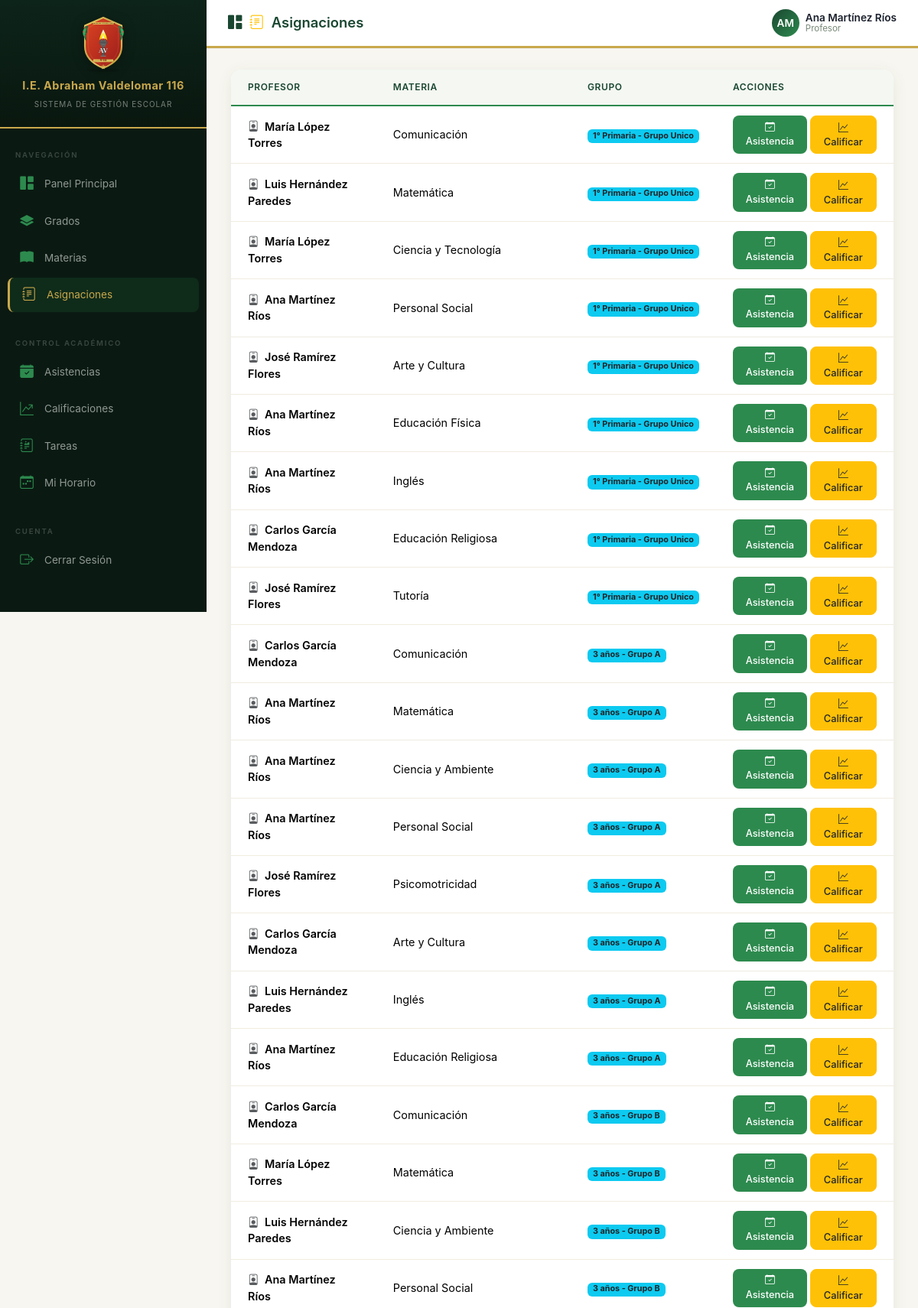
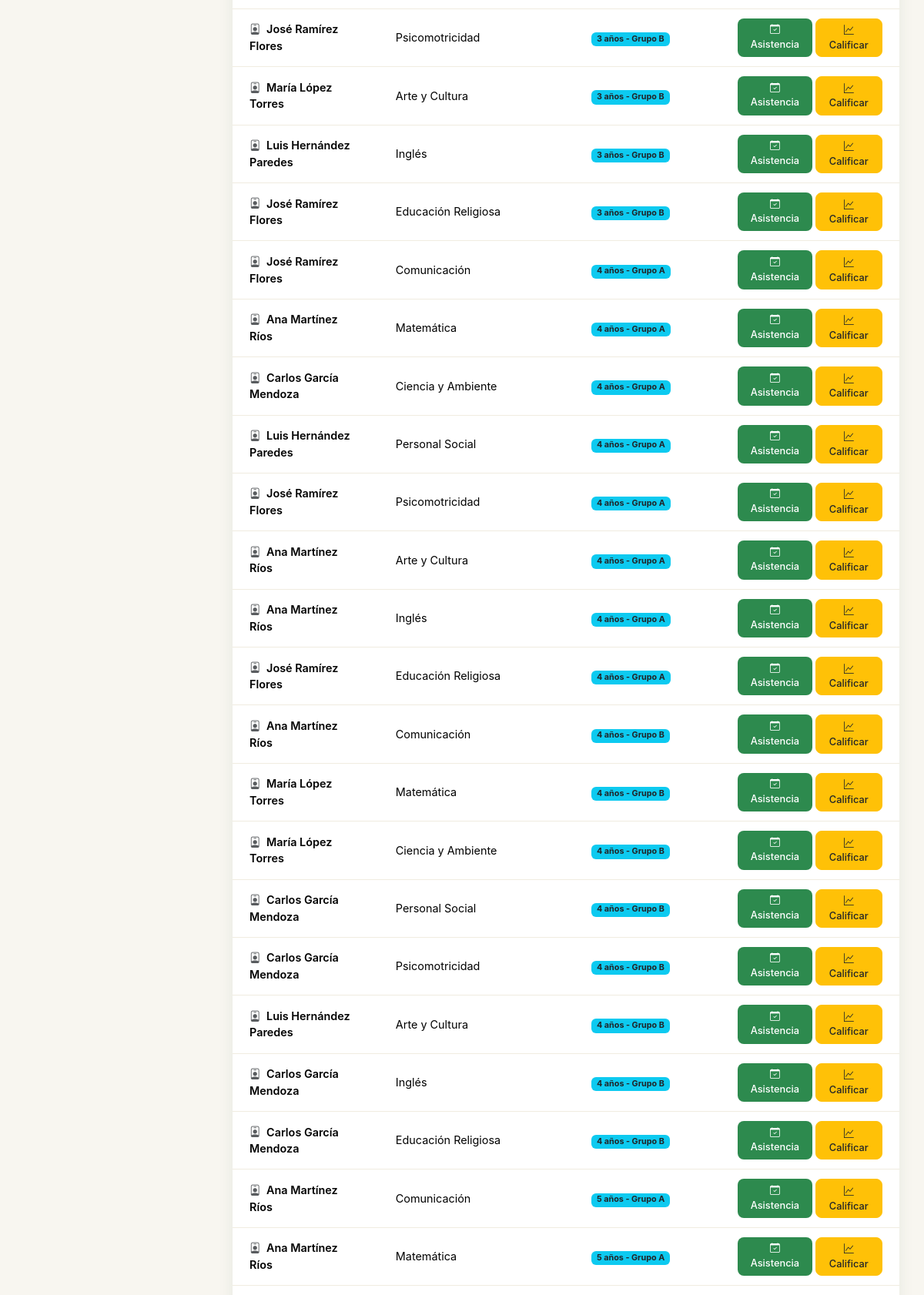
The page /academico/asignaciones/ (signed in, upper part) on the database its author committed (2 pictures, top to bottom).
### usuarios/models.py (models this page shows, shortened)
class Usuario(AbstractUser):
    TIPO_USUARIO = [
        ('admin', 'Administrador'),
        ('director', 'Director'),
        ('profesor', 'Profesor'),
        ('alumno', 'Alumno'),
        ('padre', 'Padre de Familia'),
    ]
    rol = models.CharField(max_length=20, choices=TIPO_USUARIO, default='alumno')
    dni = models.CharField(max_length=8, unique=True, blank=True, null=True, verbose_name='DNI')
    telefono = models.CharField(max_length=15, blank=True, null=True)
    direccion = models.TextField(blank=True, null=True)
    foto = models.ImageField(upload_to='fotos/', blank=True, null=True)
    especialidad = models.CharField(max_length=200, blank=True, null=True, verbose_name='Especialidad')
    titulo_profesional = models.CharField(max_length=200, blank=True, null=True, verbose_name='Título Profesional')
    fecha_nacimiento = models.DateField(blank=True, null=True, verbose_name='Fecha de Nacimiento')
    class Meta:
        verbose_name = 'Usuario'
        verbose_name_plural = 'Usuarios'

### academico/models.py (models this page shows, shortened)
class Asignacion(models.Model):
    profesor = models.ForeignKey(
        settings.AUTH_USER_MODEL,
        on_delete=models.CASCADE,
        related_name='asignaciones',
        limit_choices_to={'rol': 'profesor'},
    )
    materia = models.ForeignKey(Materia, on_delete=models.CASCADE, related_name='asignaciones')
    grupo = models.ForeignKey(Grupo, on_delete=models.CASCADE, related_name='asignaciones')
    class Meta:
        verbose_name = 'Asignación'
        verbose_name_plural = 'Asignaciones'
        unique_together = ['profesor', 'materia', 'grupo']

class Materia(models.Model):
    nombre = models.CharField(max_length=100)
    grado = models.ForeignKey(Grado, on_delete=models.CASCADE, related_name='materias')
    class Meta:
        verbose_name = 'Materia'
        verbose_name_plural = 'Materias'

class Grupo(models.Model):
    nombre = models.CharField(max_length=10, help_text="Ej: A, B, C, Único")
    grado = models.ForeignKey(Grado, on_delete=models.CASCADE, related_name='grupos')
    class Meta:
        verbose_name = 'Grupo'
        verbose_name_plural = 'Grupos'
    def __str__(self):
        return f"{self.grado.nombre} - Grupo {self.nombre}"

class Grado(models.Model):
    nombre = models.CharField(max_length=100)
    nivel = models.CharField(max_length=50, choices=[
        ('preescolar', 'Preescolar'),
        ('primaria', 'Primaria'),
        ('secundaria', 'Secundaria'),
    ])
    orden = models.IntegerField(help_text="Orden del grado (1, 2, 3, etc.)")
    class Meta:
        verbose_name = 'Grado'
        verbose_name_plural = 'Grados'
        ordering = ['nivel', 'orden']

### academico/views.py (the view)
# urls.py: path('asignaciones/', views.lista_asignaciones, name='lista_asignaciones'),
@login_required
def lista_asignaciones(request):
    asignaciones = Asignacion.objects.select_related('profesor', 'materia', 'grupo').all()
    return render(request, 'academico/asignaciones.html', {'asignaciones': asignaciones})

### templates/academico/asignaciones.html (shortened to what this page needs)
{% extends 'base.html' %}
{% block page_title %}<i class="bi bi-journal-text text-warning"></i> Asignaciones{% endblock %}
{% block content %}
{% with section='asignaciones' icon='journal-text' %}
<div class="table-container fade-in">
    <table class="table">
        <thead>
            <tr>
                <th>Profesor</th>
                <th>Materia</th>
                <th>Grupo</th>
                {% if user.rol == 'admin' or user.rol == 'profesor' %}
                <th>Acciones</th>
                {% endif %}
            </tr>
        </thead>
        <tbody>
            {% for a in asignaciones %}
            <tr>
                <td class="fw-semibold">
                    <i class="bi bi-person-badge me-1 text-muted"></i>
                    {{ a.profesor.get_full_name }}
                </td>
                <td>{{ a.materia.nombre }}</td>
                <td><span class="badge bg-info text-dark">{{ a.grupo }}</span></td>
                {% if user.rol == 'admin' or user.rol == 'profesor' %}
                <td>
                    <div class="d-flex gap-1">
                        <a href="{% url 'tomar_asistencia' a.id %}" class="btn btn-sm btn-success">
                            <i class="bi bi-calendar-check"></i> Asistencia
                        </a>
                        <a href="{% url 'registrar_calificaciones' a.id %}" class="btn btn-sm btn-warning text-dark">
                            <i class="bi bi-graph-up"></i> Calificar
                        </a>
                    </div>
                </td>
                {% endif %}
            </tr>
            {% endfor %}
        </tbody>
    </table>
</div>
{% endwith %}
{% endblock %}

### templates/base.html (shortened to what this page needs)
<!DOCTYPE html>
<html lang="es">
<head>
    <link href="https://cdn.jsdelivr.net/npm/bootstrap@5.3.3/dist/css/bootstrap.min.css" rel="stylesheet">
    <link rel="stylesheet" href="https://cdn.jsdelivr.net/npm/bootstrap-icons@1.11.3/font/bootstrap-icons.min.css">
    <link rel="stylesheet" href="/static/css/styles.css">
</head>
<body>
{% if user.is_authenticated %}
<div class="wrapper">
    <nav class="sidebar" id="sidebar">
        <div class="sidebar-header">
            <img src="/static/img/escudo.svg" alt="Escudo" class="escudo-img">
            <h3>I.E. Abraham Valdelomar 116</h3>
            <small>Sistema de Gestión Escolar</small>
        </div>
        <div class="sidebar-menu">
            {% if user.rol == 'alumno' %}
            <ul class="nav flex-column">
                <li class="nav-item active">
                    <a class="nav-link" href="{% url 'home' %}">
                        <i class="bi bi-house-fill"></i> Inicio
                    </a>
                </li>
            </ul>
            <div class="menu-label">Académico</div>
            <ul class="nav flex-column">
                <li class="nav-item">
                    <a class="nav-link" href="{% url 'mis_cursos' %}">
                        <i class="bi bi-briefcase-fill"></i> Mis Cursos
                    </a>
                </li>
                <li class="nav-item">
                    <a class="nav-link" href="{% url 'plan_estudios' %}">
                        <i class="bi bi-journal-bookmark-fill"></i> Plan de Estudios
                    </a>
                </li>
                <li class="nav-item">
                    <a class="nav-link" href="{% url 'mis_horarios' %}">
                        <i class="bi bi-clock-fill"></i> Mi Horario
                    </a>
                </li>
                <li class="nav-item">
                    <a class="nav-link" href="{% url 'lista_calificaciones' %}">
                        <i class="bi bi-star-fill"></i> Mis Notas
                    </a>
                </li>
                <li class="nav-item">
                    <a class="nav-link" href="{% url 'mis_asistencias' %}">
                        <i class="bi bi-clipboard2-check-fill"></i> Mi Asistencia
                    </a>
                </li>
                <li class="nav-item">
                    <a class="nav-link" href="{% url 'lista_tareas' %}">
                        <i class="bi bi-journal-text"></i> Tareas
                    </a>
                </li>
                <li class="nav-item">
                    <a class="nav-link" href="{% url 'lista_materias' %}">
                        <i class="bi bi-box-seam-fill"></i> Materiales
                    </a>
                </li>
            </ul>
            <div class="menu-label">Formación</div>
            <ul class="nav flex-column">
                <li class="nav-item">
                    <a class="nav-link disabled" href="#" tabindex="-1" aria-disabled="true" style="opacity:0.45;">
                        <i class="bi bi-heart-fill"></i> Conducta
                    </a>
                </li>
                <li class="nav-item">
                    <a class="nav-link disabled" href="#" tabindex="-1" aria-disabled="true" style="opacity:0.45;">
                        <i class="bi bi-award-fill"></i> Logros
                    </a>
                </li>
            </ul>
            <div class="menu-label">Comunicación</div>
            <ul class="nav flex-column">
                <li class="nav-item">
                    <a class="nav-link disabled" href="#" tabindex="-1" aria-disabled="true" style="opacity:0.45;">
                        <i class="bi bi-megaphone-fill"></i> Comunicados
                    </a>
                </li>
                <li class="nav-item">
                    <a class="nav-link disabled" href="#" tabindex="-1" aria-disabled="true" style="opacity:0.45;">
                        <i class="bi bi-chat-dots-fill"></i> Mensajes
                    </a>
                </li>
            </ul>
            <div class="menu-label">Cuenta</div>
            <ul class="nav flex-column">
                <li class="nav-item">
                    <a class="nav-link" href="{% url 'perfil' %}">
                        <i class="bi bi-person-fill"></i> Mi Perfil
                    </a>
                </li>
                <li class="nav-item">
                    <a class="nav-link disabled" href="#" tabindex="-1" aria-disabled="true" style="opacity:0.45;">
                        <i class="bi bi-gear-fill"></i> Configuración
                    </a>
                </li>
            </ul>
            <div class="sidebar-logout mt-auto">
                <form method="post" action="{% url 'logout' %}" class="d-inline w-100">
                    {% csrf_token %}
                    <button type="submit" class="sidebar-logout-btn">
                        <i class="bi bi-box-arrow-right"></i> Cerrar Sesión
                    </button>
                </form>
            </div>
            {% else %}
            <div class="menu-label">Navegación</div>
            <ul class="nav flex-column">
                <li class="nav-item">
                    <a class="nav-link" href="{% url 'home' %}">
                        <i class="bi bi-grid-1x2-fill"></i> Panel Principal
                    </a>
                </li>
                {% if user.rol == 'admin' or user.rol == 'director' or user.rol == 'profesor' %}
                <li class="nav-item">
                    <a class="nav-link" href="{% url 'lista_grados' %}">
                        <i class="bi bi-layers-fill"></i> Grados
                    </a>
                </li>
                {% endif %}
                <li class="nav-item">
                    <a class="nav-link" href="{% url 'lista_materias' %}">
                        <i class="bi bi-book-fill"></i> Materias
                    </a>
                </li>
                <li class="nav-item">
                    <a class="nav-link" href="{% url 'lista_asignaciones' %}">
                        <i class="bi bi-journal-text"></i> Asignaciones
                    </a>
                </li>
            </ul>
            <div class="menu-label mt-3">Control Académico</div>
            <ul class="nav flex-column">
                {% if user.rol == 'profesor' or user.rol == 'admin' or user.rol == 'director' %}
                <li class="nav-item">
                    <a class="nav-link" href="{% url 'lista_asistencias' %}">
                        <i class="bi bi-calendar-check-fill"></i> Asistencias
                    </a>
                </li>
                <li class="nav-item">
                    <a class="nav-link" href="{% url 'lista_calificaciones' %}">
                        <i class="bi bi-graph-up-arrow"></i> Calificaciones
                    </a>
                </li>
                {% endif %}
                <li class="nav-item">
                    <a class="nav-link" href="{% url 'lista_tareas' %}">
                        <i class="bi bi-journal-richtext"></i> Tareas
                    </a>
                </li>
                {% if user.rol == 'profesor' %}
                <li class="nav-item">
                    <a class="nav-link" href="{% url 'mis_horarios' %}">
                        <i class="bi bi-calendar-week"></i> Mi Horario
                    </a>
                </li>
                {% endif %}
            </ul>
            <div class="menu-label mt-3">Cuenta</div>
            <ul class="nav flex-column">
                <li class="nav-item">
                    <form method="post" action="{% url 'logout' %}" class="d-inline w-100">
                        <button type="submit" class="nav-link w-100 text-start" style="background:none;border:none;">
                            <i class="bi bi-box-arrow-right"></i> Cerrar Sesión
                        </button>
                    </form>
                </li>
            </ul>
            {% endif %}
        </div>
    </nav>
    <div class="content">
        <nav class="top-navbar">
            <div class="d-flex align-items-center gap-3">
                <div class="page-title">
                    <i class="bi bi-{{ icon|default:'grid-1x2-fill' }}"></i>
                    {% block page_title %}Panel Principal{% endblock %}
                </div>
            </div>
            <div class="user-dropdown dropdown">
                <div class="d-flex align-items-center gap-2" data-bs-toggle="dropdown">
                    <div class="user-avatar">
                        {{ user.first_name|first|upper }}{{ user.last_name|first|upper }}
                    </div>
                    <div class="user-info d-none d-md-block">
                        <div class="user-name">{{ user.get_full_name|default:user.username }}</div>
                        <div class="user-role">{{ user.get_rol_display }}</div>
                    </div>
                </div>
            </div>
        </nav>
        <main class="main-content">
            {% block content %}{% endblock %}
        </main>
    </div>
</div>
{% else %}
    {% block auth_content %}{% endblock %}
{% endif %}
</body>
</html>

### rows shown on the page
Usuario: first_name|first "A", last_name|first "M", get_full_name "Ana Martínez Ríos", rol "Profesor"
Asignacion: profesor.get_full_name "María López Torres", materia.nombre "Comunicación", grupo "1° Primaria - Grupo Unico", shows "Asistencia"
Asignacion: profesor.get_full_name "Luis Hernández Paredes", materia.nombre "Matemática", grupo "1° Primaria - Grupo Unico", shows "Asistencia"
Asignacion: profesor.get_full_name "María López Torres", materia.nombre "Ciencia y Tecnología", grupo "1° Primaria - Grupo Unico", shows "Asistencia"
Asignacion: profesor.get_full_name "Ana Martínez Ríos", materia.nombre "Personal Social", grupo "1° Primaria - Grupo Unico", shows "Asistencia"
Asignacion: profesor.get_full_name "José Ramírez Flores", materia.nombre "Arte y Cultura", grupo "1° Primaria - Grupo Unico", shows "Asistencia"
Asignacion: profesor.get_full_name "Ana Martínez Ríos", materia.nombre "Educación Física", grupo "1° Primaria - Grupo Unico", shows "Asistencia"
Asignacion: profesor.get_full_name "Ana Martínez Ríos", materia.nombre "Inglés", grupo "1° Primaria - Grupo Unico", shows "Asistencia"
Asignacion: profesor.get_full_name "Carlos García Mendoza", materia.nombre "Educación Religiosa", grupo "1° Primaria - Grupo Unico", shows "Asistencia"
Asignacion: profesor.get_full_name "José Ramírez Flores", materia.nombre "Tutoría", grupo "1° Primaria - Grupo Unico", shows "Asistencia"
Asignacion: profesor.get_full_name "Carlos García Mendoza", materia.nombre "Comunicación", grupo "3 años - Grupo A", shows "Asistencia"
Asignacion: profesor.get_full_name "Ana Martínez Ríos", materia.nombre "Matemática", grupo "3 años - Grupo A", shows "Asistencia"
Asignacion: profesor.get_full_name "Ana Martínez Ríos", materia.nombre "Ciencia y Ambiente", grupo "3 años - Grupo A", shows "Asistencia"
Asignacion: profesor.get_full_name "Ana Martínez Ríos", materia.nombre "Personal Social", grupo "3 años - Grupo A", shows "Asistencia"
Asignacion: profesor.get_full_name "José Ramírez Flores", materia.nombre "Psicomotricidad", grupo "3 años - Grupo A", shows "Asistencia"
Asignacion: profesor.get_full_name "Carlos García Mendoza", materia.nombre "Arte y Cultura", grupo "3 años - Grupo A", shows "Asistencia"
Asignacion: profesor.get_full_name "Luis Hernández Paredes", materia.nombre "Inglés", grupo "3 años - Grupo A", shows "Asistencia"
Asignacion: profesor.get_full_name "Ana Martínez Ríos", materia.nombre "Educación Religiosa", grupo "3 años - Grupo A", shows "Asistencia"
Asignacion: profesor.get_full_name "Carlos García Mendoza", materia.nombre "Comunicación", grupo "3 años - Grupo B", shows "Asistencia"
Asignacion: profesor.get_full_name "María López Torres", materia.nombre "Matemática", grupo "3 años - Grupo B", shows "Asistencia"
Asignacion: profesor.get_full_name "Luis Hernández Paredes", materia.nombre "Ciencia y Ambiente", grupo "3 años - Grupo B", shows "Asistencia"
Asignacion: profesor.get_full_name "Ana Martínez Ríos", materia.nombre "Personal Social", grupo "3 años - Grupo B", shows "Asistencia"
Asignacion: profesor.get_full_name "José Ramírez Flores", materia.nombre "Psicomotricidad", grupo "3 años - Grupo B", shows "Asistencia"
Asignacion: profesor.get_full_name "María López Torres", materia.nombre "Arte y Cultura", grupo "3 años - Grupo B", shows "Asistencia"
Asignacion: profesor.get_full_name "Luis Hernández Paredes", materia.nombre "Inglés", grupo "3 años - Grupo B", shows "Asistencia"
Asignacion: profesor.get_full_name "José Ramírez Flores", materia.nombre "Educación Religiosa", grupo "3 años - Grupo B", shows "Asistencia"
Asignacion: profesor.get_full_name "José Ramírez Flores", materia.nombre "Comunicación", grupo "4 años - Grupo A", shows "Asistencia"
Asignacion: profesor.get_full_name "Ana Martínez Ríos", materia.nombre "Matemática", grupo "4 años - Grupo A", shows "Asistencia"
Asignacion: profesor.get_full_name "Carlos García Mendoza", materia.nombre "Ciencia y Ambiente", grupo "4 años - Grupo A", shows "Asistencia"
Asignacion: profesor.get_full_name "Luis Hernández Paredes", materia.nombre "Personal Social", grupo "4 años - Grupo A", shows "Asistencia"
Asignacion: profesor.get_full_name "José Ramírez Flores", materia.nombre "Psicomotricidad", grupo "4 años - Grupo A", shows "Asistencia"
Asignacion: profesor.get_full_name "Ana Martínez Ríos", materia.nombre "Arte y Cultura", grupo "4 años - Grupo A", shows "Asistencia"
Asignacion: profesor.get_full_name "Ana Martínez Ríos", materia.nombre "Inglés", grupo "4 años - Grupo A", shows "Asistencia"
Asignacion: profesor.get_full_name "José Ramírez Flores", materia.nombre "Educación Religiosa", grupo "4 años - Grupo A", shows "Asistencia"
Asignacion: profesor.get_full_name "Ana Martínez Ríos", materia.nombre "Comunicación", grupo "4 años - Grupo B", shows "Asistencia"
Asignacion: profesor.get_full_name "María López Torres", materia.nombre "Matemática", grupo "4 años - Grupo B", shows "Asistencia"
Asignacion: profesor.get_full_name "María López Torres", materia.nombre "Ciencia y Ambiente", grupo "4 años - Grupo B", shows "Asistencia"
Asignacion: profesor.get_full_name "Carlos García Mendoza", materia.nombre "Personal Social", grupo "4 años - Grupo B", shows "Asistencia"
Asignacion: profesor.get_full_name "Carlos García Mendoza", materia.nombre "Psicomotricidad", grupo "4 años - Grupo B", shows "Asistencia"
Asignacion: profesor.get_full_name "Luis Hernández Paredes", materia.nombre "Arte y Cultura", grupo "4 años - Grupo B", shows "Asistencia"
Asignacion: profesor.get_full_name "Carlos García Mendoza", materia.nombre "Inglés", grupo "4 años - Grupo B", shows "Asistencia"
Asignacion: profesor.get_full_name "Carlos García Mendoza", materia.nombre "Educación Religiosa", grupo "4 años - Grupo B", shows "Asistencia"
Asignacion: profesor.get_full_name "Ana Martínez Ríos", materia.nombre "Comunicación", grupo "5 años - Grupo A", shows "Asistencia"
Asignacion: profesor.get_full_name "Ana Martínez Ríos", materia.nombre "Matemática", grupo "5 años - Grupo A", shows "Asistencia"
